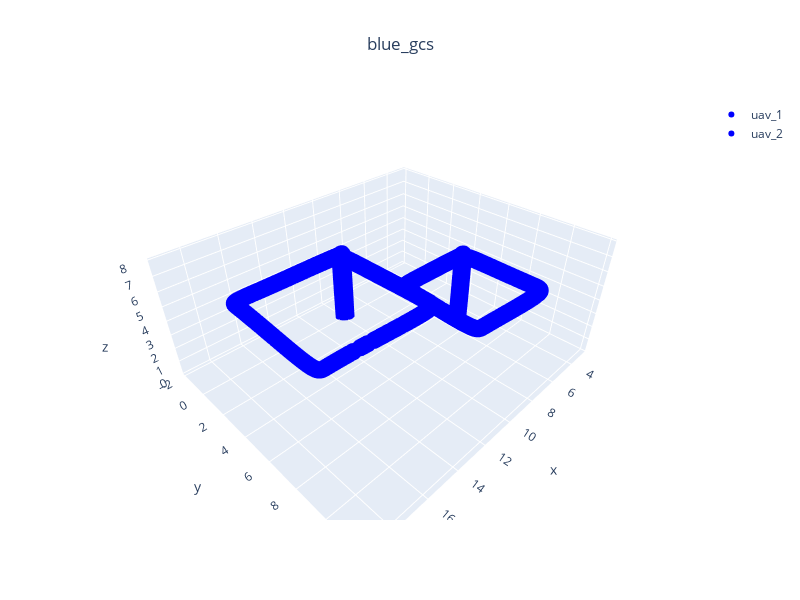

Notebook source saved alongside this figure:
### Code cell
plot_3d_interactive(
    blue_paths, title="blue_gcs", expand=[0.2, 0.2, 0.6], ground=-0.05
)

### Figure 1 — Plotly figure (JSON) as saved in the notebook; plotly's stock layout.template omitted (floating-point values rounded to 4 significant figures; data arrays with more than 128 entries replaced by an {"elided": "..."} marker saying what was removed)
{"data": [{"marker": {"color": "blue", "size": 6}, "mode": "markers", "name": "uav_1", "type": "scatter3d", "x": {"elided": "6166 float values"}, "y": {"elided": "6166 float values"}, "z": {"elided": "6166 float values"}}, {"marker": {"color": "blue", "size": 6}, "mode": "markers", "name": "uav_2", "type": "scatter3d", "x": {"elided": "6639 float values"}, "y": {"elided": "6639 float values"}, "z": {"elided": "6639 float values"}}], "layout": {"height": 600, "scene": {"xaxis": {"range": [2.447, 19.59], "title": {"text": "x"}}, "yaxis": {"range": [-2.198, 12.28], "title": {"text": "y"}}, "zaxis": {"range": [-0.05, 8.091], "title": {"text": "z"}}}, "showlegend": true, "title": {"text": "blue_gcs", "x": 0.5, "xanchor": "center"}, "width": 800}}
